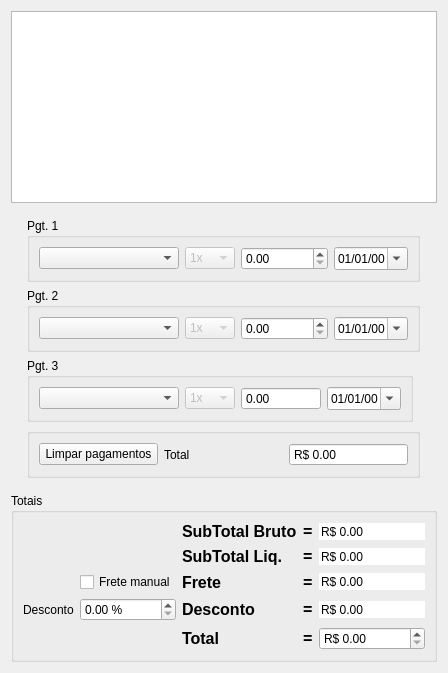
        <widget class="QFrame" name="framePagamentos">
         <property name="sizePolicy">
          <sizepolicy hsizetype="Fixed" vsizetype="Preferred">
           <horstretch>0</horstretch>
           <verstretch>0</verstretch>
          </sizepolicy>
         </property>
         <property name="frameShape">
          <enum>QFrame::NoFrame</enum>
         </property>
         <property name="frameShadow">
          <enum>QFrame::Plain</enum>
         </property>
         <property name="lineWidth">
          <number>0</number>
         </property>
         <layout class="QGridLayout" name="gridLayout_14">
          <item row="1" column="0">
           <widget class="QFrame" name="framePagamentos_2">
            <layout class="QGridLayout" name="gridLayout_9">
             <item row="1" column="0">
              <widget class="QGroupBox" name="groupBox">
               <property name="sizePolicy">
                <sizepolicy hsizetype="Fixed" vsizetype="Fixed">
                 <horstretch>0</horstretch>
                 <verstretch>0</verstretch>
                </sizepolicy>
               </property>
               <property name="title">
                <string>Pgt. 1</string>
               </property>
               <layout class="QGridLayout" name="gridLayout_11">
                <item row="0" column="0">
                 <layout class="QGridLayout" name="gridLayout_5">
                  <item row="0" column="0">
                   <widget class="QComboBox" name="comboBoxPgt1">
                    <property name="minimumSize">
                     <size>
                      <width>140</width>
                      <height>0</height>
                     </size>
                    </property>
                   </widget>
                  </item>
                  <item row="0" column="1">
                   <widget class="QComboBox" name="comboBoxPgt1Parc">
                    <property name="enabled">
                     <bool>false</bool>
                    </property>
                    <property name="sizePolicy">
                     <sizepolicy hsizetype="Fixed" vsizetype="Fixed">
                      <horstretch>0</horstretch>
                      <verstretch>0</verstretch>
                     </sizepolicy>
                    </property>
                    <item>
                     <property name="text">
                      <string>1x</string>
                     </property>
                    </item>
                    <item>
                     <property name="text">
                      <string>2x</string>
                     </property>
                    </item>
                    <item>
                     <property name="text">
                      <string>3x</string>
                     </property>
                    </item>
                    <item>
                     <property name="text">
                      <string>4x</string>
                     </property>
                    </item>
                    <item>
                     <property name="text">
                      <string>5x</string>
                     </property>
                    </item>
                    <item>
                     <property name="text">
                      <string>6x</string>
                     </property>
                    </item>
                    <item>
                     <property name="text">
                      <string>7x</string>
                     </property>
                    </item>
                    <item>
                     <property name="text">
                      <string>8x</string>
                     </property>
                    </item>
                    <item>
                     <property name="text">
                      <string>9x</string>
                     </property>
                    </item>
                    <item>
                     <property name="text">
                      <string>10x</string>
                     </property>
                    </item>
                   </widget>
                  </item>
                  <item row="0" column="2">
                   <widget class="QDoubleSpinBox" name="doubleSpinBoxPgt1">
                    <property name="sizePolicy">
                     <sizepolicy hsizetype="Expanding" vsizetype="Fixed">
                      <horstretch>0</horstretch>
                      <verstretch>0</verstretch>
                     </sizepolicy>
                    </property>
                    <property name="minimumSize">
                     <size>
                      <width>80</width>
                      <height>0</height>
                     </size>
                    </property>
                    <property name="showGroupSeparator" stdset="0">
                     <bool>true</bool>
                    </property>
                    <property name="maximum">
                     <double>999999.989999999990687</double>
                    </property>
                   </widget>
                  </item>
                  <item row="0" column="3">
                   <widget class="QDateEdit" name="dateEditPgt1">
                    <property name="sizePolicy">
                     <sizepolicy hsizetype="Preferred" vsizetype="Fixed">
                      <horstretch>0</horstretch>
                      <verstretch>0</verstretch>
                     </sizepolicy>
                    </property>
                    <property name="displayFormat">
                     <string>dd/MM/yy</string>
                    </property>
                    <property name="calendarPopup">
                     <bool>true</bool>
                    </property>
                   </widget>
                  </item>
                 </layout>
                </item>
               </layout>
              </widget>
             </item>
             <item row="2" column="0">
              <widget class="QGroupBox" name="groupBox_2">
               <property name="sizePolicy">
                <sizepolicy hsizetype="Fixed" vsizetype="Fixed">
                 <horstretch>0</horstretch>
                 <verstretch>0</verstretch>
                </sizepolicy>
               </property>
               <property name="title">
                <string>Pgt. 2</string>
               </property>
               <layout class="QGridLayout" name="gridLayout_12">
                <item row="0" column="0">
                 <layout class="QGridLayout" name="gridLayout_4">
                  <item row="0" column="0">
                   <widget class="QComboBox" name="comboBoxPgt2">
                    <property name="minimumSize">
                     <size>
                      <width>140</width>
                      <height>0</height>
                     </size>
                    </property>
                   </widget>
                  </item>
                  <item row="0" column="1">
                   <widget class="QComboBox" name="comboBoxPgt2Parc">
                    <property name="enabled">
                     <bool>false</bool>
                    </property>
                    <property name="sizePolicy">
                     <sizepolicy hsizetype="Fixed" vsizetype="Fixed">
                      <horstretch>0</horstretch>
                      <verstretch>0</verstretch>
                     </sizepolicy>
                    </property>
                    <item>
                     <property name="text">
                      <string>1x</string>
                     </property>
                    </item>
                    <item>
                     <property name="text">
                      <string>2x</string>
                     </property>
                    </item>
                    <item>
                     <property name="text">
                      <string>3x</string>
                     </property>
                    </item>
                    <item>
                     <property name="text">
                      <string>4x</string>
                     </property>
                    </item>
                    <item>
                     <property name="text">
                      <string>5x</string>
                     </property>
                    </item>
                    <item>
                     <property name="text">
                      <string>6x</string>
                     </property>
                    </item>
                    <item>
                     <property name="text">
                      <string>7x</string>
                     </property>
                    </item>
                    <item>
                     <property name="text">
                      <string>8x</string>
                     </property>
                    </item>
                    <item>
                     <property name="text">
                      <string>9x</string>
                     </property>
                    </item>
                    <item>
                     <property name="text">
                      <string>10x</string>
                     </property>
                    </item>
                   </widget>
                  </item>
                  <item row="0" column="2">
                   <widget class="QDoubleSpinBox" name="doubleSpinBoxPgt2">
                    <property name="sizePolicy">
                     <sizepolicy hsizetype="Expanding" vsizetype="Fixed">
                      <horstretch>0</horstretch>
                      <verstretch>0</verstretch>
                     </sizepolicy>
                    </property>
                    <property name="minimumSize">
                     <size>
                      <width>80</width>
                      <height>0</height>
                     </size>
                    </property>
                    <property name="showGroupSeparator" stdset="0">
                     <bool>true</bool>
                    </property>
                    <property name="maximum">
                     <double>999999.989999999990687</double>
                    </property>
                   </widget>
                  </item>
                  <item row="0" column="3">
                   <widget class="QDateEdit" name="dateEditPgt2">
                    <property name="sizePolicy">
                     <sizepolicy hsizetype="Preferred" vsizetype="Fixed">
                      <horstretch>0</horstretch>
                      <verstretch>0</verstretch>
                     </sizepolicy>
                    </property>
                    <property name="displayFormat">
                     <string>dd/MM/yy</string>
                    </property>
                    <property name="calendarPopup">
                     <bool>true</bool>
                    </property>
                   </widget>
                  </item>
                 </layout>
                </item>
               </layout>
              </widget>
             </item>
             <item row="3" column="0">
              <widget class="QGroupBox" name="groupBox_4">
               <property name="sizePolicy">
                <sizepolicy hsizetype="Fixed" vsizetype="Fixed">
                 <horstretch>0</horstretch>
                 <verstretch>0</verstretch>
                </sizepolicy>
               </property>
               <property name="title">
                <string>Pgt. 3</string>
               </property>
               <layout class="QGridLayout" name="gridLayout_13">
                <item row="0" column="0">
                 <layout class="QGridLayout" name="gridLayout_3">
                  <item row="0" column="0">
                   <widget class="QComboBox" name="comboBoxPgt3">
                    <property name="minimumSize">
                     <size>
                      <width>140</width>
                      <height>0</height>
                     </size>
                    </property>
                   </widget>
                  </item>
                  <item row="0" column="1">
                   <widget class="QComboBox" name="comboBoxPgt3Parc">
                    <property name="enabled">
                     <bool>false</bool>
                    </property>
                    <property name="sizePolicy">
                     <sizepolicy hsizetype="Fixed" vsizetype="Fixed">
                      <horstretch>0</horstretch>
                      <verstretch>0</verstretch>
                     </sizepolicy>
                    </property>
                    <item>
                     <property name="text">
                      <string>1x</string>
                     </property>
                    </item>
                    <item>
                     <property name="text">
                      <string>2x</string>
                     </property>
                    </item>
                    <item>
                     <property name="text">
                      <string>3x</string>
                     </property>
                    </item>
                    <item>
                     <property name="text">
                      <string>4x</string>
                     </property>
                    </item>
                    <item>
                     <property name="text">
                      <string>5x</string>
                     </property>
                    </item>
                    <item>
                     <property name="text">
                      <string>6x</string>
                     </property>
                    </item>
                    <item>
                     <property name="text">
                      <string>7x</string>
                     </property>
                    </item>
                    <item>
                     <property name="text">
                      <string>8x</string>
                     </property>
                    </item>
                    <item>
                     <property name="text">
                      <string>9x</string>
                     </property>
                    </item>
                    <item>
                     <property name="text">
                      <string>10x</string>
                     </property>
                    </item>
                   </widget>
                  </item>
                  <item row="0" column="2">
                   <widget class="QDoubleSpinBox" name="doubleSpinBoxPgt3">
                    <property name="sizePolicy">
                     <sizepolicy hsizetype="Expanding" vsizetype="Fixed">
                      <horstretch>0</horstretch>
                      <verstretch>0</verstretch>
                     </sizepolicy>
                    </property>
                    <property name="minimumSize">
                     <size>
                      <width>80</width>
                      <height>0</height>
                     </size>
                    </property>
                    <property name="readOnly">
                     <bool>true</bool>
                    </property>
                    <property name="buttonSymbols">
                     <enum>QAbstractSpinBox::NoButtons</enum>
                    </property>
                    <property name="showGroupSeparator" stdset="0">
                     <bool>true</bool>
                    </property>
                    <property name="maximum">
                     <double>999999.989999999990687</double>
                    </property>
                   </widget>
                  </item>
                  <item row="0" column="3">
                   <widget class="QDateEdit" name="dateEditPgt3">
                    <property name="sizePolicy">
                     <sizepolicy hsizetype="Preferred" vsizetype="Fixed">
                      <horstretch>0</horstretch>
                      <verstretch>0</verstretch>
                     </sizepolicy>
                    </property>
                    <property name="currentSection">
                     <enum>QDateTimeEdit::DaySection</enum>
                    </property>
                    <property name="displayFormat">
                     <string>dd/MM/yy</string>
                    </property>
                    <property name="calendarPopup">
                     <bool>true</bool>
                    </property>
                   </widget>
                  </item>
                 </layout>
                </item>
               </layout>
              </widget>
             </item>
             <item row="4" column="0">
              <widget class="QGroupBox" name="groupBox_5">
               <property name="sizePolicy">
                <sizepolicy hsizetype="Preferred" vsizetype="Fixed">
                 <horstretch>0</horstretch>
                 <verstretch>0</verstretch>
                </sizepolicy>
               </property>
               <property name="title">
                <string/>
               </property>
               <layout class="QGridLayout" name="gridLayout">
                <item row="0" column="2">
                 <widget class="QLabel" name="labelRestante">
                  <property name="text">
                   <string>Total</string>
                  </property>
                 </widget>
                </item>
                <item row="0" column="3">
                 <widget class="QDoubleSpinBox" name="doubleSpinBoxTotalPag">
                  <property name="readOnly">
                   <bool>true</bool>
                  </property>
                  <property name="buttonSymbols">
                   <enum>QAbstractSpinBox::NoButtons</enum>
                  </property>
                  <property name="showGroupSeparator" stdset="0">
                   <bool>true</bool>
                  </property>
                  <property name="prefix">
                   <string>R$ </string>
                  </property>
                  <property name="maximum">
                   <double>999999.989999999990687</double>
                  </property>
                 </widget>
                </item>
                <item row="0" column="0">
                 <widget class="QPushButton" name="pushButtonLimparPag">
                  <property name="text">
                   <string>Limpar pagamentos</string>
                  </property>
                  <property name="autoDefault">
                   <bool>false</bool>
                  </property>
                 </widget>
                </item>
                <item row="0" column="1">
                 <spacer name="horizontalSpacer_2">
                  <property name="orientation">
                   <enum>Qt::Horizontal</enum>
                  </property>
                  <property name="sizeType">
                   <enum>QSizePolicy::Minimum</enum>
                  </property>
                  <property name="sizeHint" stdset="0">
                   <size>
                    <width>0</width>
                    <height>0</height>
                   </size>
                  </property>
                 </spacer>
                </item>
               </layout>
              </widget>
             </item>
            </layout>
           </widget>
          </item>
          <item row="0" column="0">
           <widget class="QTableView" name="tableFluxoCaixa">
            <property name="sizePolicy">
             <sizepolicy hsizetype="Expanding" vsizetype="Expanding">
              <horstretch>0</horstretch>
              <verstretch>0</verstretch>
             </sizepolicy>
            </property>
            <property name="minimumSize">
             <size>
              <width>350</width>
              <height>0</height>
             </size>
            </property>
            <property name="editTriggers">
             <set>QAbstractItemView::NoEditTriggers</set>
            </property>
            <attribute name="horizontalHeaderStretchLastSection">
             <bool>false</bool>
            </attribute>
           </widget>
          </item>
          <item row="2" column="0">
           <widget class="QGroupBox" name="groupBox_3">
            <property name="title">
             <string>Totais</string>
            </property>
            <layout class="QGridLayout" name="gridLayout_6">
             <item row="1" column="0">
              <layout class="QGridLayout" name="gridLayout_2">
               <item row="1" column="4">
                <widget class="QLabel" name="labelDescontoRS_2">
                 <property name="font">
                  <font>
                   <pointsize>12</pointsize>
                   <weight>75</weight>
                   <bold>true</bold>
                  </font>
                 </property>
                 <property name="text">
                  <string>SubTotal Liq.</string>
                 </property>
                 <property name="alignment">
                  <set>Qt::AlignLeading|Qt::AlignLeft|Qt::AlignVCenter</set>
                 </property>
                </widget>
               </item>
               <item row="4" column="0">
                <widget class="QLabel" name="label_26">
                 <property name="text">
                  <string>Desconto</string>
                 </property>
                </widget>
               </item>
               <item row="3" column="2">
                <widget class="QCheckBox" name="checkBoxFreteManual">
                 <property name="toolTip">
                  <string>&lt;html&gt;&lt;head/&gt;&lt;body&gt;&lt;p&gt;Aperte para habilitar a edição manual do frete.&lt;/p&gt;&lt;/body&gt;&lt;/html&gt;</string>
                 </property>
                 <property name="text">
                  <string>Frete manual</string>
                 </property>
                </widget>
               </item>
               <item row="1" column="7">
                <widget class="QDoubleSpinBox" name="doubleSpinBoxTotal">
                 <property name="toolTip">
                  <string>&lt;html&gt;&lt;head/&gt;&lt;body&gt;&lt;p&gt;Sub-total liq. do orçamento é o subtotal dos itens com desconto&lt;/p&gt;&lt;/body&gt;&lt;/html&gt;</string>
                 </property>
                 <property name="frame">
                  <bool>false</bool>
                 </property>
                 <property name="readOnly">
                  <bool>true</bool>
                 </property>
                 <property name="buttonSymbols">
                  <enum>QAbstractSpinBox::NoButtons</enum>
                 </property>
                 <property name="correctionMode">
                  <enum>QAbstractSpinBox::CorrectToNearestValue</enum>
                 </property>
                 <property name="keyboardTracking">
                  <bool>false</bool>
                 </property>
                 <property name="showGroupSeparator" stdset="0">
                  <bool>true</bool>
                 </property>
                 <property name="prefix">
                  <string>R$ </string>
                 </property>
                 <property name="maximum">
                  <double>9999999.000000000000000</double>
                 </property>
                </widget>
               </item>
               <item row="4" column="2">
                <widget class="QDoubleSpinBox" name="doubleSpinBoxDescontoGlobal">
                 <property name="toolTip">
                  <string>&lt;html&gt;&lt;head/&gt;&lt;body&gt;&lt;p&gt;Desconto percentual sobree todo o orçamento.&lt;/p&gt;&lt;/body&gt;&lt;/html&gt;</string>
                 </property>
                 <property name="suffix">
                  <string> %</string>
                 </property>
                 <property name="decimals">
                  <number>2</number>
                 </property>
                 <property name="maximum">
                  <double>99.000000000000000</double>
                 </property>
                </widget>
               </item>
               <item row="5" column="6">
                <widget class="QLabel" name="label_4">
                 <property name="font">
                  <font>
                   <pointsize>12</pointsize>
                   <weight>75</weight>
                   <bold>true</bold>
                  </font>
                 </property>
                 <property name="text">
                  <string>=</string>
                 </property>
                </widget>
               </item>
               <item row="4" column="7">
                <widget class="QDoubleSpinBox" name="doubleSpinBoxDescontoRS">
                 <property name="toolTip">
                  <string>&lt;html&gt;&lt;head/&gt;&lt;body&gt;&lt;p&gt;Valor do desconto em Reais&lt;/p&gt;&lt;/body&gt;&lt;/html&gt;</string>
                 </property>
                 <property name="frame">
                  <bool>false</bool>
                 </property>
                 <property name="readOnly">
                  <bool>true</bool>
                 </property>
                 <property name="buttonSymbols">
                  <enum>QAbstractSpinBox::NoButtons</enum>
                 </property>
                 <property name="correctionMode">
                  <enum>QAbstractSpinBox::CorrectToNearestValue</enum>
                 </property>
                 <property name="keyboardTracking">
                  <bool>false</bool>
                 </property>
                 <property name="showGroupSeparator" stdset="0">
                  <bool>true</bool>
                 </property>
                 <property name="prefix">
                  <string>R$ </string>
                 </property>
                 <property name="maximum">
                  <double>9999999.000000000000000</double>
                 </property>
                </widget>
               </item>
               <item row="5" column="7">
                <widget class="QDoubleSpinBox" name="doubleSpinBoxFinal">
                 <property name="toolTip">
                  <string>&lt;html&gt;&lt;head/&gt;&lt;body&gt;&lt;p&gt;Valor total do orçamento, com desconto final.&lt;/p&gt;&lt;/body&gt;&lt;/html&gt;</string>
                 </property>
                 <property name="wrapping">
                  <bool>false</bool>
                 </property>
                 <property name="correctionMode">
                  <enum>QAbstractSpinBox::CorrectToNearestValue</enum>
                 </property>
                 <property name="showGroupSeparator" stdset="0">
                  <bool>true</bool>
                 </property>
                 <property name="prefix">
                  <string>R$ </string>
                 </property>
                 <property name="maximum">
                  <double>9999999.000000000000000</double>
                 </property>
                </widget>
               </item>
               <item row="4" column="6">
                <widget class="QLabel" name="label_11">
                 <property name="font">
                  <font>
                   <pointsize>12</pointsize>
                   <weight>75</weight>
                   <bold>true</bold>
                  </font>
                 </property>
                 <property name="text">
                  <string>=</string>
                 </property>
                </widget>
               </item>
               <item row="5" column="4">
                <widget class="QLabel" name="label_15">
                 <property name="font">
                  <font>
                   <pointsize>12</pointsize>
                   <weight>75</weight>
                   <bold>true</bold>
                  </font>
                 </property>
                 <property name="text">
                  <string>Total</string>
                 </property>
                 <property name="alignment">
                  <set>Qt::AlignLeading|Qt::AlignLeft|Qt::AlignVCenter</set>
                 </property>
                </widget>
               </item>
               <item row="1" column="6">
                <widget class="QLabel" name="label_5">
                 <property name="font">
                  <font>
                   <pointsize>12</pointsize>
                   <weight>75</weight>
                   <bold>true</bold>
                  </font>
                 </property>
                 <property name="text">
                  <string>=</string>
                 </property>
                </widget>
               </item>
               <item row="4" column="4">
                <widget class="QLabel" name="labelDescontoRS">
                 <property name="font">
                  <font>
                   <pointsize>12</pointsize>
                   <weight>75</weight>
                   <bold>true</bold>
                  </font>
                 </property>
                 <property name="text">
                  <string>Desconto</string>
                 </property>
                </widget>
               </item>
               <item row="3" column="4">
                <widget class="QLabel" name="label_16">
                 <property name="font">
                  <font>
                   <pointsize>12</pointsize>
                   <weight>75</weight>
                   <bold>true</bold>
                  </font>
                 </property>
                 <property name="text">
                  <string>Frete</string>
                 </property>
                 <property name="alignment">
                  <set>Qt::AlignLeading|Qt::AlignLeft|Qt::AlignVCenter</set>
                 </property>
                </widget>
               </item>
               <item row="3" column="6">
                <widget class="QLabel" name="label_3">
                 <property name="font">
                  <font>
                   <pointsize>12</pointsize>
                   <weight>75</weight>
                   <bold>true</bold>
                  </font>
                 </property>
                 <property name="text">
                  <string>=</string>
                 </property>
                </widget>
               </item>
               <item row="0" column="4">
                <widget class="QLabel" name="labelDescontoRS_3">
                 <property name="font">
                  <font>
                   <pointsize>12</pointsize>
                   <weight>75</weight>
                   <bold>true</bold>
                  </font>
                 </property>
                 <property name="text">
                  <string>SubTotal Bruto</string>
                 </property>
                 <property name="alignment">
                  <set>Qt::AlignLeading|Qt::AlignLeft|Qt::AlignVCenter</set>
                 </property>
                </widget>
               </item>
               <item row="0" column="6">
                <widget class="QLabel" name="label_6">
                 <property name="font">
                  <font>
                   <pointsize>12</pointsize>
                   <weight>75</weight>
                   <bold>true</bold>
                  </font>
                 </property>
                 <property name="text">
                  <string>=</string>
                 </property>
                </widget>
               </item>
               <item row="0" column="7">
                <widget class="QDoubleSpinBox" name="doubleSpinBoxSubTotalBruto">
                 <property name="toolTip">
                  <string>&lt;html&gt;&lt;head/&gt;&lt;body&gt;&lt;p&gt;Sub-total bruto é o total do valor dos itens, &lt;span style=&quot; font-weight:600;&quot;&gt;sem nenhum desconto&lt;/span&gt;.&lt;/p&gt;&lt;/body&gt;&lt;/html&gt;</string>
                 </property>
                 <property name="frame">
                  <bool>false</bool>
                 </property>
                 <property name="readOnly">
                  <bool>true</bool>
                 </property>
                 <property name="buttonSymbols">
                  <enum>QAbstractSpinBox::NoButtons</enum>
                 </property>
                 <property name="correctionMode">
                  <enum>QAbstractSpinBox::CorrectToNearestValue</enum>
                 </property>
                 <property name="keyboardTracking">
                  <bool>false</bool>
                 </property>
                 <property name="showGroupSeparator" stdset="0">
                  <bool>true</bool>
                 </property>
                 <property name="prefix">
                  <string>R$ </string>
                 </property>
                 <property name="maximum">
                  <double>9999999.000000000000000</double>
                 </property>
                </widget>
               </item>
               <item row="3" column="7">
                <widget class="QDoubleSpinBox" name="doubleSpinBoxFrete">
                 <property name="toolTip">
                  <string>&lt;html&gt;&lt;head/&gt;&lt;body&gt;&lt;p&gt;Valor total do orçamento, com desconto final.&lt;/p&gt;&lt;/body&gt;&lt;/html&gt;</string>
                 </property>
                 <property name="wrapping">
                  <bool>false</bool>
                 </property>
                 <property name="frame">
                  <bool>false</bool>
                 </property>
                 <property name="readOnly">
                  <bool>true</bool>
                 </property>
                 <property name="buttonSymbols">
                  <enum>QAbstractSpinBox::NoButtons</enum>
                 </property>
                 <property name="correctionMode">
                  <enum>QAbstractSpinBox::CorrectToNearestValue</enum>
                 </property>
                 <property name="showGroupSeparator" stdset="0">
                  <bool>true</bool>
                 </property>
                 <property name="prefix">
                  <string>R$ </string>
                 </property>
                 <property name="maximum">
                  <double>9999999.000000000000000</double>
                 </property>
                </widget>
               </item>
              </layout>
             </item>
            </layout>
           </widget>
          </item>
         </layout>
        </widget>
